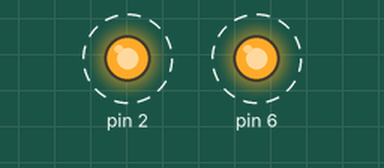
Recording of a sketch running on a simulated Arduino Uno, built with avr-gcc and run on an emulated ATmega328P. On the bench: output pins drawn as LEDs (lit = HIGH). Dashed ring = blinking. What the sketch prints to the serial monitor is not drawn.

Above: at 0.4 s.
Timing chart, 0 to 4.6 s (numbered marks = the images above):
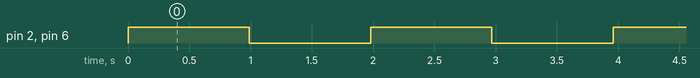

Measured:
- by itself, pin 2, pin 6: alternates HIGH for 0.99 s and LOW for 0.99 s

The sketch:

Kurniz_1.ino
```cpp
#include <Arduino_FreeRTOS.h>

typedef struct TaskParam_t {
  unsigned int led;
  long period;
} TaskParam;

TaskParam xTP1, xTP2;

void vApplicationIdleHook()
{
  Serial.write("Idle... \n");
  for(unsigned long i = 0; i < 1000000; i++)
  {
    __asm__("NOP");
  }
}

void vTask(void *pvParameters)
{
  TickType_t xLastWakeTime = xTaskGetTickCount();

  TaskParam pxTaskParam = *(TaskParam *)pvParameters;
  int value = 0;

  pinMode(pxTaskParam.led, OUTPUT);

  while(1)
  {
    value = !value;
    digitalWrite(pxTaskParam.led, value);

    char str[100];
    Serial.write("LED: ");
    Serial.write(pxTaskParam.led + '0');
    Serial.write(", ");
    snprintf(str, 100, "%d", xLastWakeTime);
    Serial.write(str);
    Serial.write(", ");
    snprintf(str, 100, "%d", xTaskGetTickCount());
    Serial.write(str);
    Serial.write("\n");

    vTaskDelayUntil(&xLastWakeTime,
                    pxTaskParam.period / portTICK_PERIOD_MS);
  }

  vTaskDelete(NULL);
}

void setup()
{
  Serial.begin(9600);

  xTP1.led = 2;
  xTP1.period = 1000;

  xTaskCreate(vTask,
              "Task1",
              configMINIMAL_STACK_SIZE,
              &xTP1,
              1,
              NULL);

  xTP2.led = 6;
  xTP2.period = 1000;

  xTaskCreate(vTask,
              "Task2",
              configMINIMAL_STACK_SIZE,
              &xTP2,
              1,
              NULL);

  vTaskStartScheduler();
}

void loop() {}
```
